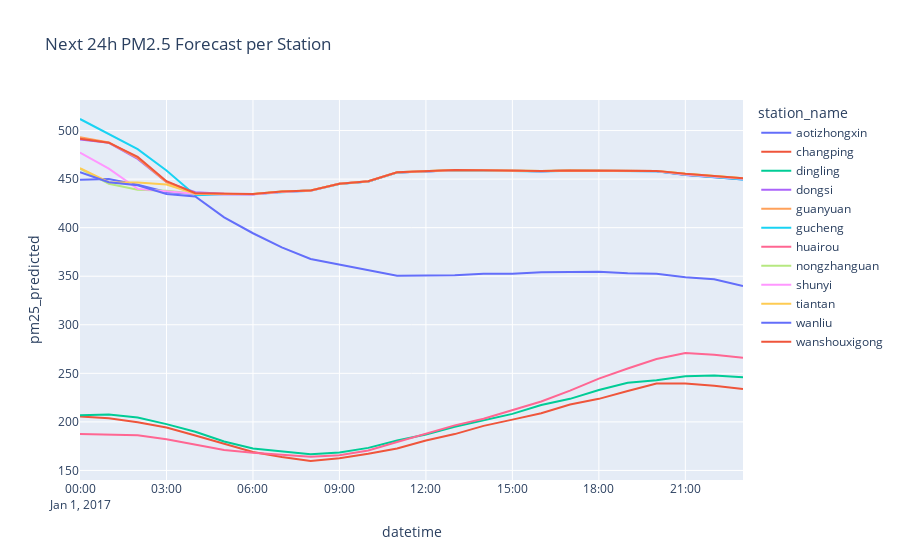

The code cell stored with this chart in its notebook:
### Code cell
combined = pd.concat(forecast_results.values(), ignore_index=True)
station_map = dict(enumerate(station_dtype.categories))
combined["station_name"] = combined["station_code"].map(station_map)
combined["datetime"] = pd.to_datetime(combined["datetime"]).dt.to_pydatetime()

fig = px.line(
    combined,
    x="datetime",
    y="pm25_predicted",
    color="station_name",
    title="Next 24h PM2.5 Forecast per Station",
)
fig.show()
